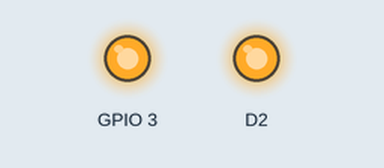
Recording of a sketch running on a simulated ESP8266 (NodeMCU). Parts: output pins drawn as LEDs (lit = HIGH). What the sketch prints to the serial monitor is not drawn.

Above: at 1.5 s.
At 4.5 s:
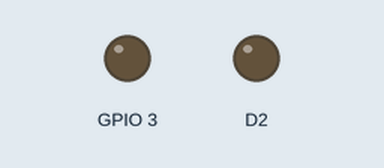
Timing chart, 0 to 7.8 s (numbered marks = the images above):
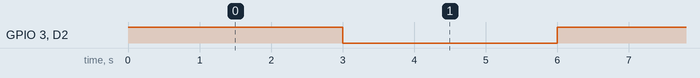

The sketch:

1_relay_timer.ino
```cpp
/******************************************************************************************
 * FileName     : 1. relay_ONOFF
 * Description  : 릴레이와 이티보드를 사용하여 ON,OFF제어 해보기
 * Author       : 윤승열
 * Created Date : 2022.10.19
 * Reference    : 보드매니저에서 이티보드로 설정한다.
 * Modified     :
******************************************************************************************/

void setup() {
  pinMode(D9, OUTPUT);            // 핀 모드 설정
  pinMode(D2, OUTPUT);            // 핀 모드 설정
  Serial.begin(115200);
}


void loop() {
 digitalWrite(D9, HIGH);          // 릴레이 켜기
 digitalWrite(D2, HIGH);          // LED ON
 Serial.println("릴레이ON");
 delay(3000);                     // 3초 후
 digitalWrite(D9, LOW);           // 릴레이 끄기
 digitalWrite(D2, LOW);           // LED OFF
 Serial.println("릴레이OFF");
 delay(3000);                     // 3초 후
 }

//=========================================================================================
//
// (주)한국공학기술연구원 http://et.ketri.re.kr
//
//=========================================================================================
```

Measured:
- by itself, GPIO 3, D2: alternates HIGH for 3.0 s and LOW for 3.0 s
